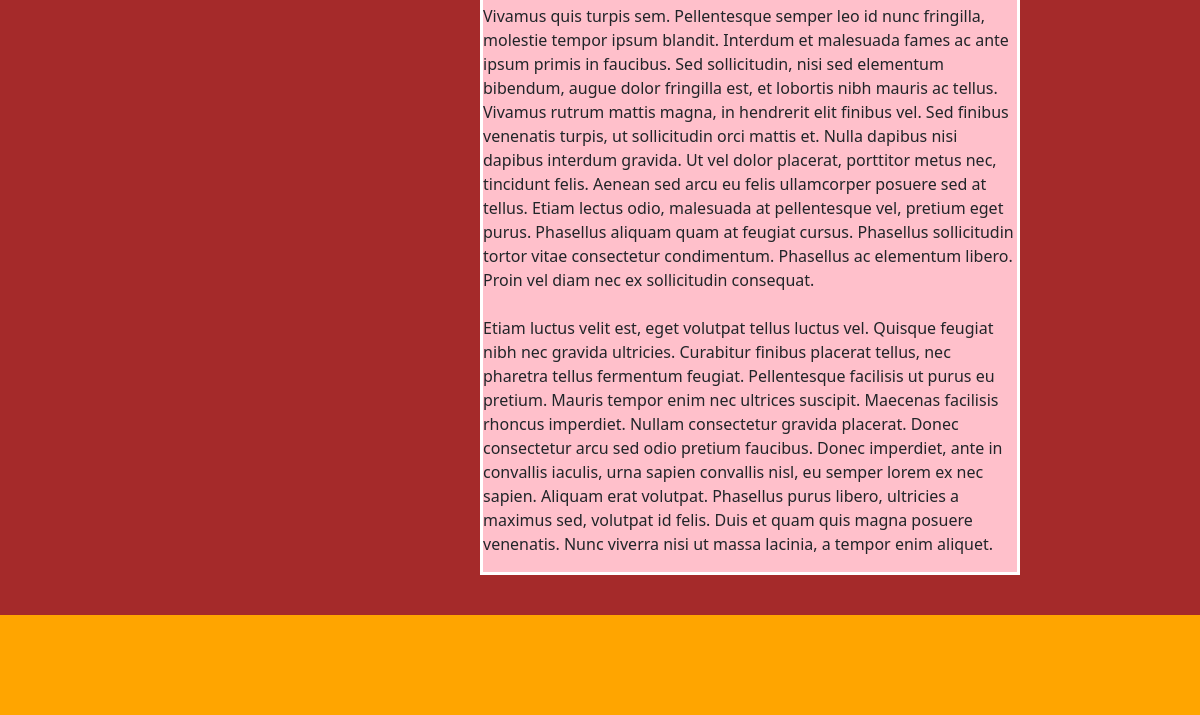
/ (lower part), run on an earlier commit of the app's database.
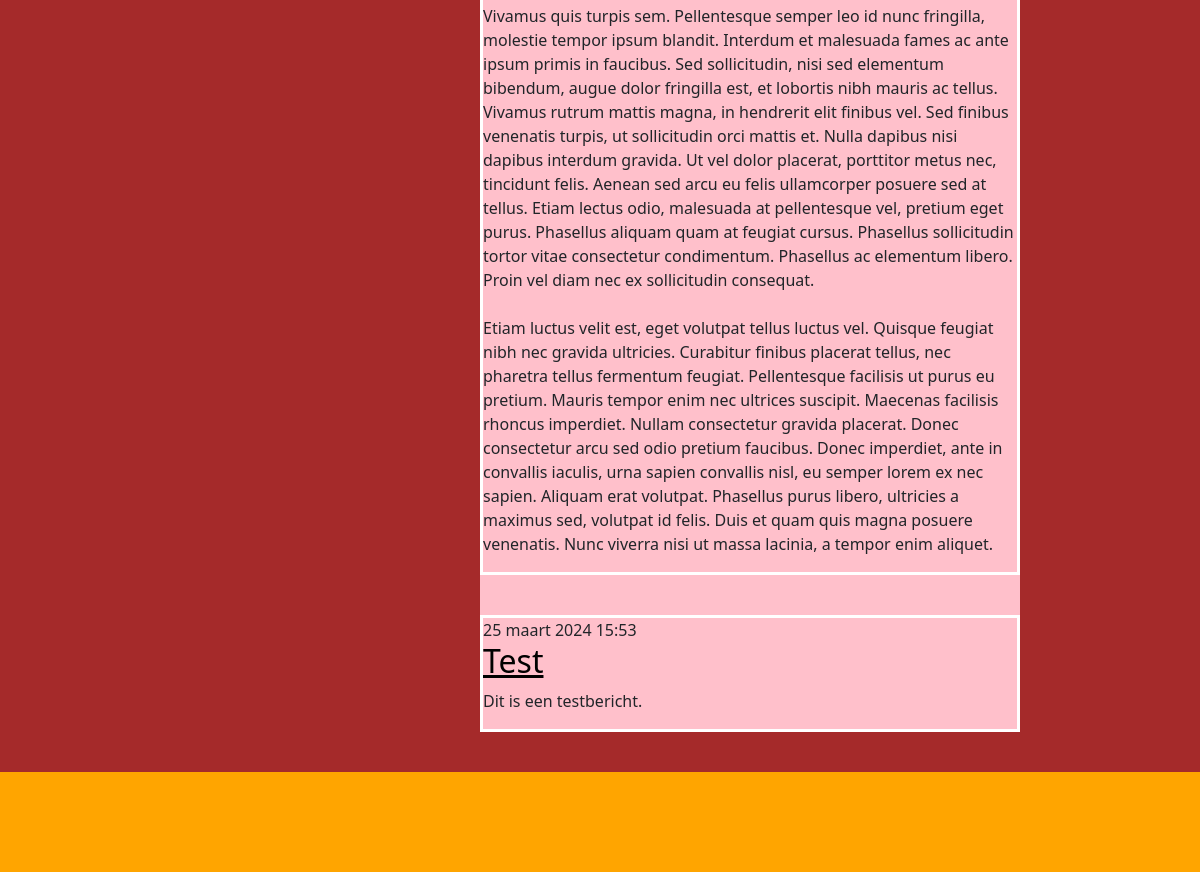
And on a later commit of the database.
### blog/models.py (models this page shows, shortened)
class Post(models.Model):
    author = models.ForeignKey(settings.AUTH_USER_MODEL, on_delete=models.CASCADE)
    title = models.CharField(max_length=200)
    text = models.TextField()
    created_date = models.DateTimeField(default=timezone.now)
    published_date = models.DateTimeField(blank=True, null=True)

### blog/views.py (the view)
# urls.py: path('', views.post_list, name='post_list'),
def post_list(request):
    posts = Post.objects.filter(published_date__lte=timezone.now()).order_by('published_date')
    return render(request, 'blog/post_list.html', {'posts': posts})

### blog/templates/blog/post_list.html (shortened to what this page needs)
{% extends 'blog/base.html' %}
{% block inhoud %}
    <div id="inhoud">
        {% for post in posts %}
        <article class="post">
            <time class="date">{{ post.published_date }}</time>
            <h2><a href="{% url 'post_inhoud' pk=post.pk %}">{{ post.title }}</a></h2>
            <p>{{ post.text|linebreaksbr }}</p>
        </article>
        {% endfor %}
        {% endblock %}

### blog/templates/blog/base.html (shortened to what this page needs)
{% load static %}
<!DOCTYPE html>
<html lang="en" dir="ltr">
<head>
    <link href="https://cdn.jsdelivr.net/npm/bootstrap@5.1.3/dist/css/bootstrap.min.css" rel="stylesheet">
    <link rel="stylesheet" href="{% static 'css/stijl.css' %}">
</head>
<body>
    <section>
        {% block inhoud %}
        {% endblock %}
    </section>
    <footer></footer>
</body>
</html>

### blog/static/css/stijl.css (style rules this page uses)
body { background-color: brown; display:flex; flex-direction: column; min-height: 100vh; }
a { color: black; }
#inhoud { width: 45%; margin-left:40%; background-color: pink; margin-top:40px; }
article { max-width: 100%; margin-top: 40px; margin-bottom: 40px; background-color: pink; border: 3px solid white; }
h2 { color: orange; }
footer { background-color: orange; height: 100px; margin-top: auto; }

What changed in the data, as far as the page shows it:
added Post: published_date "25 maart 2024 15:53", title "Test", text "Dit is een testbericht."
